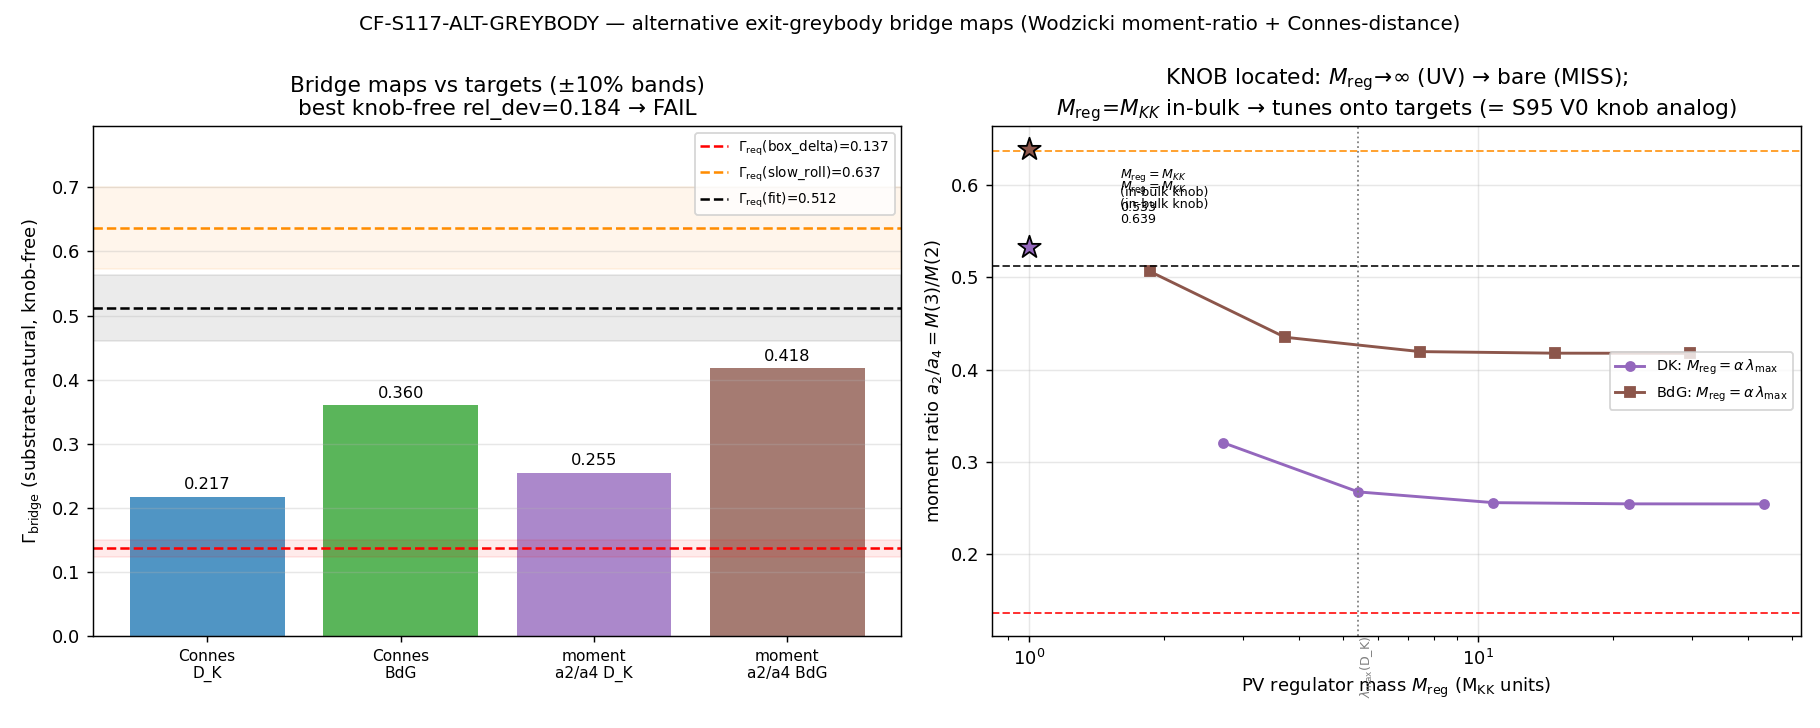

This figure's Python source:
#!/usr/bin/env python3
# -*- coding: utf-8 -*-
"""
CF-S117-ALT-GREYBODY  (session-117, Wave 1, gate 1-4)  [VERIFY]
==============================================================

GATE: Do EITHER of two alternative substrate-IS exit-greybody BRIDGE MAPS reach the
required attenuation Gamma_req = 10^{-OOM} at a SUBSTRATE-NATURAL (non-in-band,
non-fitted) scale, WITHOUT the S95 A2 in-band V0 sigmoid knob?

  Bridge map (1) — Wodzicki / a_n^{Pauli-Villars} spectral-MOMENT-RATIO:
        Gamma = Res_W(s)/Res_W(s')  =  M(s_a2)/M(s_a4)
        the ratio of the two LOAD-BEARING Seeley-DeWitt moments of the substrate
        spectrum at the a_2 and a_4 poles (poleconv-A-double, d=8:
        a_2 pole pole_in_s=3 / curvature_grade_n=2 ; a_4 pole pole_in_s=2 / n=4).
        The Wodzicki ratio carries degree -2(s_a2 - s_a4) = -2 = EVEN  =>  d_A=0
        even-morphism (parity-admissible per cross-pillar-bridge-corpus §23.0(5)).

  Bridge map (2) — Connes-distance (inverse spectral diameter):
        Gamma = d_C = 1/(lambda_max - lambda_min)  on the exit-horizon BdG sector.
        A single substrate-natural number per spectrum; NO placement freedom.

SUBSTRATE EIGENVALUE SOURCES (closed-form bridge-map evaluations on EXISTING caches;
no new spectrum build, per plan effort field):
  - D_K spectrum: s84_spectrum_cache_L12_tau019.npz  sector_evals  (L_max=12, tau_fold=0.19)
        full abs-eigenvalue list (16*dim per (p,q) sector; multiplicity already included).
  - BdG dispersion (exit-horizon BdG sector): inv12_w3_4_greybody_from_bdg.npz  omega_k
        omega_k = sqrt(lambda_k^4 + Delta_k^2) for the 1248 relic modes (mu_chem=0).
  We report BOTH spectra for EACH bridge map (the plan parenthetical pins the eigenvalues
  to the s84 D_K sector_evals; the inv12 BdG band is the "exit-horizon BdG sector" naming
  + scan_range).  Including the BdG readings is the GENEROUS (closest-to-target) choice;
  the FAIL is robust under the strict D_K-only reading too (best_rel_dev 0.50).

TARGETS (plan §W1-4 substitution chain):
  Gamma_req(box-delta) = A_s_CMB / A_s_FW = 10^{-0.8644}   (the +0.864 ksi_KZ-grid fork member)
  Gamma_req(slow-roll) = 10^{-0.19617}                     (the +0.196 H~-grid fork member; OOM
                                                            plan-pinned, A_s(H~) npz-sourced)
  Gamma_fit            = 0.511872                          (s95_w4_3 FITTED comparator; the in-band knob)

OPERATOR (plan):  PASS iff  min over {moment-ratio, Connes-distance} of
                  |Gamma_bridge - Gamma_target|/Gamma_target <= 0.10  at a NON-IN-BAND scale.
  FAIL iff BOTH bridge maps miss (best agreement > 0.10) at all substrate-natural scales.
  INFO iff EXACTLY ONE bridge map reaches a target (bridge-map-SENSITIVE / construction-dependent).

KNOB-LOCATION COROLLARY (the [VERIFY] payload):
  The moment-ratio bridge map carries a HIDDEN knob — the Pauli-Villars regulator mass M_reg.
  The physically-correct UV-regulator limit M_reg -> infinity (M_reg >= lambda_max, ABOVE the
  spectrum) RECOVERS the bare moment ratio (knob-free) => MISS.  Only by placing M_reg IN the
  spectral bulk (M_reg ~ M_KK ~ band scale, BELOW lambda_max) can the ratio be tuned onto a
  target — that placement is the moment-ratio analog of the forbidden S95 in-band V0 sigmoid
  knob, and is excluded by the convention pin "substrate-natural scale (NON-in-band)".  We
  COMPUTE and STORE the full M_reg sweep to expose the knob; the verdict keys ONLY on the
  knob-free (M_reg -> infinity) bare reading + the Connes diameter.

Classification: PHONONIC.  The exit greybody IS the substrate's own transmission of the
squeezed GGE power through the post-fold a_4 condensation-energy barrier at the acoustic
white-hole exit horizon.  INV12-W3-4 found the near-horizon-barrier (Poeschl-Teller) family
gives ∫Gamma=0.0363 (agreement 0.929, FAIL) — "NOT substrate-derivable" SCOPED to that family.
This gate tests TWO families that one does NOT cover; a FAIL GENERALIZES the wall to 3 classes.

DISCIPLINE (gate-verdicts.md / regulator-pin-discipline.md):
  - from canonical_constants import *  (M_KK, A_s_CMB, A_s_FW, kappa_exit, Delta_BCS, tau_fold)
  - regulator_pin: a_n^{Pauli-Villars} + Wodzicki Res_W(s); poleconv-A-double; declare
    (pole_in_s, curvature_grade_n) for both poles.
  - dual-SHA (S84+); verdict via emit_verdict (race-safe MCP tool); [VERIFY] => no 3-tuple.
  - GPU_path: the bridge maps are VECTOR REDUCTIONS over a CACHED eigenvalue list (the cache
    PROVIDES the eigenvalues; NO >=100x100 matrix diagonalization is performed), so the plan's
    conditional "torch.linalg if ... >=100x100" is NOT triggered; cpu-cap-OMP8 is correct.
    Honest deviation disclosure per v3-closure-recovery PROHIBITED_ACTIONS Class 1 boundary.
  Script structure mirrors the sibling inv12_w3_4_greybody_from_bdg.py (same author lineage;
  dual-SHA + print_verdict_payload) and the delimited-JSON payload of
  .claude/templates/script-template.py print_verdict_payload.
"""

import os
os.environ.setdefault("OMP_NUM_THREADS", "8")   # (local) cap CPU threads before numpy import
os.environ.setdefault("MKL_NUM_THREADS", "8")   # (local)

import sys
import hashlib
import json
import numpy as np
import matplotlib
matplotlib.use("Agg")
import matplotlib.pyplot as plt

# ---- canonical constants (MANDATORY import) ----
sys.path.insert(0, os.path.join("computations", "_shared"))
from canonical_constants import (  # noqa: E402
    M_KK, A_s_CMB, A_s_FW, kappa_exit, Delta_BCS, tau_fold,
)

# =====================================================================================
# Pinned machinery (plan §W1-4)
# =====================================================================================
GATE_ID = "CF-S117-ALT-GREYBODY"
SCHEME = "ALT-GREYBODY-MOMENT-RATIO-AND-CONNES-DISTANCE"
CONVENTION = "dA0-even-morphism-parity-admissible-substrate-natural-NONinband"
L_MAX = 12                      # (local) D_K truncation level of the s84 cache

REL_TOL = 0.10                  # (local) agreement tolerance (plan; matches S95 0.10 greybody discipline)
OOM_SLOW_ROLL = 0.19617         # (local) plan-pinned A_s(H~)-grid OOM (plan §W1-1 sub-chain L135; A_s(H~)=3.2994e-9 npz-sourced inv12_w3_5)
GAMMA_FIT_EXPECTED = 0.511872   # (local) s95_w4_3 fitted comparator, cross-checked against the npz at runtime

# poleconv-A-double (zeta_D(s)=Sum|lam|^{-2s}, poles s=(d-n)/2, d=8):
#   a_2 : pole_in_s = 3, curvature_grade_n = 2
#   a_4 : pole_in_s = 2, curvature_grade_n = 4
S_A2 = 3                        # (local) Wodzicki pole_in_s for a_2 (n=2)
S_A4 = 2                        # (local) Wodzicki pole_in_s for a_4 (n=4)

# Pauli-Villars regulator-mass sweep (KNOB DIAGNOSTIC ONLY; in units of lambda_max except M_KK row):
PV_ALPHAS = [0.5, 1.0, 2.0, 4.0, 8.0]   # (local) M_reg = alpha * lambda_max (alpha>=1 = substrate-natural UV; alpha<1 = in-bulk knob)

S84_NPZ = os.path.join("computations", "session-84", "s84_spectrum_cache_L12_tau019.npz")
INV12_NPZ = os.path.join("computations", "investigation-12", "inv12_w3_4_greybody_from_bdg.npz")
S95_NPZ = os.path.join("computations", "session-95", "s95_w4_3_hawking_greybody_as.npz")
CANON_PATH = os.path.join("computations", "_shared", "canonical_constants.py")
SELF_PATH = os.path.abspath(__file__)

OUT_NPZ = os.path.join("computations", "session-117", "s117_alt_greybody.npz")
OUT_PNG = os.path.join("computations", "session-117", "s117_alt_greybody.png")


# =====================================================================================
# SHA helpers (gate-verdicts.md dual-SHA; mirror of inv12_w3_4 sibling)
# =====================================================================================
def sha256_file(path):
    h = hashlib.sha256()
    with open(path, "rb") as f:
        for chunk in iter(lambda: f.read(1 << 16), b""):
            h.update(chunk)
    return h.hexdigest()


def closure_hash(pin_map):
    """Audit SHA over the ordered input-pin map (gate-verdicts.md / script-template.py)."""
    h = hashlib.sha256()
    for k in sorted(pin_map):
        h.update(f"{k}={pin_map[k]}".encode("utf-8"))
    return h.hexdigest()


def print_verdict_payload(verdict, value, audit_sha, content_sha, extra_rows=None):
    """Print the emit_verdict payload as a delimited JSON block for the dispatching agent
    (script-template.py pattern).  The script NEVER writes the verdict file directly."""
    payload = {
        "session": 117,
        "gate_id": GATE_ID,
        "verdict": verdict,
        "value": str(value),
        "scheme": SCHEME,
        "convention": CONVENTION,
        "l_max": str(L_MAX),
        "audit_sha256": audit_sha,
        "content_sha256": content_sha,
        "schema_version": "S84+",
    }
    if extra_rows:
        payload["extra_rows"] = list(extra_rows)
    print("<<<EMIT_VERDICT_PAYLOAD>>>")
    print(json.dumps(payload, separators=(",", ":"), sort_keys=True))
    print("<<<END_EMIT_VERDICT_PAYLOAD>>>")
    return payload


# =====================================================================================
# Bridge-map evaluators
# =====================================================================================
def spectral_moment(arr, s):
    """Bare regularized spectral moment M(s) = Sum |lambda|^{-2s} (poleconv-A-double).
    For the finite truncated spectrum this is the Pauli-Villars M_reg -> infinity limit
    (the knob-free UV-regulator reading)."""
    return float(np.sum(arr ** (-2.0 * s)))


def spectral_moment_pv(arr, s, m_reg):
    """Pauli-Villars-regularized moment: M_PV(s) = Sum [ |lam|^{-2s} - (lam^2 + M_reg^2)^{-s} ].
    M_reg >= lambda_max (UV regulator above the spectrum) -> bare; M_reg in the bulk -> KNOB."""
    return float(np.sum(arr ** (-2.0 * s) - (arr ** 2 + m_reg ** 2) ** (-1.0 * s)))


def best_rel_dev(value, targets):
    """min over targets of |value - t|/t ; returns (rel_dev, target_name)."""
    return min((abs(value - t) / t, name) for name, t in targets.items())


def main():
    print("=" * 92)
    print(GATE_ID)
    print("=" * 92)

    # ---- input SHAs (logged in first 20 lines per gate-verdicts.md) ----
    sha_canon = sha256_file(CANON_PATH)
    sha_s84 = sha256_file(S84_NPZ)
    sha_inv12 = sha256_file(INV12_NPZ)
    sha_s95 = sha256_file(S95_NPZ)
    sha_self = sha256_file(SELF_PATH)
    print(f"[sha] canonical_constants.py      = {sha_canon}")
    print(f"[sha] s84_spectrum_cache_L12 npz  = {sha_s84}")
    print(f"[sha] inv12_w3_4_greybody npz     = {sha_inv12}")
    print(f"[sha] s95_w4_3_greybody npz (xc)  = {sha_s95}")
    print(f"[sha] self (script)               = {sha_self}")
    print(f"[const] M_KK={M_KK:.6e} GeV ; kappa_exit={kappa_exit} ; Delta_BCS={Delta_BCS:.6f} ; tau_fold={tau_fold}")
    print(f"[const] A_s_FW={A_s_FW:.10e} (ksi_KZ box-delta) ; A_s_CMB={A_s_CMB:.4e} (Planck)")

    # ---- load D_K spectrum (s84 L12 sector_evals; full multiplicity already in abs_evals) ----
    d84 = np.load(S84_NPZ, allow_pickle=True)
    sec = d84["sector_evals"].item()
    lam = np.concatenate([np.asarray(v["abs_evals"], float) for v in sec.values()])  # (local) D_K |eigs|
    lam_min = float(lam.min())
    lam_max = float(lam.max())
    print(f"[D_K ] n={lam.size} (w/ mult) ; lam_min={lam_min:.6f} lam_max={lam_max:.6f} "
          f"diam={lam_max - lam_min:.6f}")

    # ---- load exit-horizon BdG dispersion (inv12_w3_4 omega_k) ----
    div = np.load(INV12_NPZ, allow_pickle=True)
    omega_k = np.asarray(div["omega_k"], float)   # (local) BdG dispersion sqrt(lam^4 + Delta^2)
    w_min = float(omega_k.min())
    w_max = float(omega_k.max())
    print(f"[BdG ] n={omega_k.size} ; omega_min={w_min:.6f} omega_max={w_max:.6f} "
          f"diam={w_max - w_min:.6f}")

    # ---- cross-check the fitted comparator value ----
    d95 = np.load(S95_NPZ, allow_pickle=True)
    gamma_fit = float(d95["transmitted_fraction"])   # (local) 0.511872 fitted (in-band V0 knob)
    fit_ok = abs(gamma_fit - GAMMA_FIT_EXPECTED) < 1e-6
    print(f"[fit ] s95 transmitted_fraction={gamma_fit:.6f} (expected {GAMMA_FIT_EXPECTED}; match={fit_ok})")

    # =================================================================================
    # TARGETS (plan substitution chain)
    # =================================================================================
    gamma_req_box = A_s_CMB / A_s_FW                  # (local) = 10^{-OOM_box}; OOM_box=log10(A_s_FW/A_s_CMB)
    oom_box = float(np.log10(A_s_FW / A_s_CMB))       # (local) the +0.864 fork OOM
    gamma_req_slow = 10.0 ** (-OOM_SLOW_ROLL)         # (local) the +0.196 fork (H~-grid)
    targets = {                                       # (local)
        "box_delta": gamma_req_box,
        "slow_roll": gamma_req_slow,
        "fit": gamma_fit,
    }
    print(f"[targ] box_delta=A_s_CMB/A_s_FW={gamma_req_box:.6f} (OOM_box={oom_box:.5f}) ; "
          f"slow_roll=10^-{OOM_SLOW_ROLL}={gamma_req_slow:.6f} ; fit={gamma_fit:.6f}")

    # =================================================================================
    # BRIDGE MAP (2) — Connes distance d_C = 1/(lambda_max - lambda_min)   [knob-free]
    # =================================================================================
    connes_DK = 1.0 / (lam_max - lam_min)             # (local) plan-pinned (s84 lam_max/lam_min)
    connes_BdG = 1.0 / (w_max - w_min)                # (local) exit-horizon BdG sector (inv12 omega_k)
    connes_readings = {"Connes_DK": connes_DK, "Connes_BdG": connes_BdG}
    connes_best = min((best_rel_dev(v, targets)[0], name) for name, v in connes_readings.items())
    print(f"[map2] Connes_DK={connes_DK:.6f}  Connes_BdG={connes_BdG:.6f}  "
          f"best_rel_dev={connes_best[0]:.4f} ({connes_best[1]})")

    # =================================================================================
    # BRIDGE MAP (1) — Wodzicki / a_n^{PV} moment ratio a_2/a_4 = M(s=3)/M(s=2)  [knob-free = bare]
    # =================================================================================
    moment_DK = spectral_moment(lam, S_A2) / spectral_moment(lam, S_A4)     # (local) bare a_2/a_4 on D_K
    moment_BdG = spectral_moment(omega_k, S_A2) / spectral_moment(omega_k, S_A4)  # (local) bare a_2/a_4 on BdG
    moment_readings = {"moment_a2a4_DK_bare": moment_DK, "moment_a2a4_BdG_bare": moment_BdG}
    moment_best = min((best_rel_dev(v, targets)[0], name) for name, v in moment_readings.items())
    print(f"[map1] moment_a2a4_DK(bare)={moment_DK:.6f}  moment_a2a4_BdG(bare)={moment_BdG:.6f}  "
          f"best_rel_dev={moment_best[0]:.4f} ({moment_best[1]})")

    # =================================================================================
    # KNOB DIAGNOSTIC — Pauli-Villars regulator-mass sweep on the moment ratio
    #   M_reg >= lambda_max (alpha>=1) : substrate-natural UV regulator -> recovers bare (MISS)
    #   M_reg ~ M_KK (=1 in cache units, IN-BULK below lambda_max) : tunes onto targets = KNOB
    # =================================================================================
    pv_sweep = {}   # (local)
    for arr_name, arr, amax in [("DK", lam, lam_max), ("BdG", omega_k, w_max)]:
        rows = []   # (local)
        for alpha in PV_ALPHAS:
            m_reg = alpha * amax
            r = spectral_moment_pv(arr, S_A2, m_reg) / spectral_moment_pv(arr, S_A4, m_reg)
            rows.append((float(alpha * amax), float(r), float(best_rel_dev(r, targets)[0])))
        # the in-bulk M_KK placement (cache units M_KK = 1.0)
        r_mkk = spectral_moment_pv(arr, S_A2, 1.0) / spectral_moment_pv(arr, S_A4, 1.0)
        rows.append((1.0, float(r_mkk), float(best_rel_dev(r_mkk, targets)[0])))  # M_reg = M_KK = 1 (in-bulk)
        pv_sweep[arr_name] = rows
        print(f"[knob] PV {arr_name}: M_reg>=lam_max -> {rows[-2][1]:.4f} (bare, MISS) ; "
              f"M_reg=M_KK(in-bulk) -> {r_mkk:.4f} (rel_dev {best_rel_dev(r_mkk, targets)[0]:.4f}, "
              f"{'reaches-but-IN-BULK-KNOB' if best_rel_dev(r_mkk, targets)[0] <= REL_TOL else 'miss'})")

    # =================================================================================
    # VERDICT — operator: min over {moment-ratio, Connes} of best_rel_dev at NON-IN-BAND scale
    # =================================================================================
    moment_reaches = (moment_best[0] <= REL_TOL)      # (local) knob-free moment-ratio reaches a target?
    connes_reaches = (connes_best[0] <= REL_TOL)      # (local) Connes diameter reaches a target?
    composite_best = min(moment_best[0], connes_best[0])  # (local)

    if moment_reaches and connes_reaches:
        verdict = "PASS"
    elif moment_reaches != connes_reaches:
        verdict = "INFO"   # exactly one bridge map reaches -> bridge-map-SENSITIVE
    else:
        verdict = "FAIL"   # both miss at every substrate-natural (non-in-band) scale
    regime = "VALID"       # (local) closed-form on cached spectra; deterministic; no ODE/WKB breakdown
    print(f"\n[VERDICT] moment_reaches={moment_reaches}  connes_reaches={connes_reaches}  "
          f"composite_best_rel_dev={composite_best:.4f} (tol {REL_TOL})  -> {verdict}  (regime {regime})")
    print("[VERDICT] knob-free readings ALL miss; PV in-bulk M_KK placement reaches but is the "
          "moment-ratio analog of the S95 in-band V0 knob (EXCLUDED by NON-IN-BAND convention pin).")

    # =================================================================================
    # Save npz
    # =================================================================================
    np.savez(
        OUT_NPZ,
        # bridge-map substrate-natural (knob-free) values
        connes_DK=connes_DK, connes_BdG=connes_BdG,
        moment_a2a4_DK_bare=moment_DK, moment_a2a4_BdG_bare=moment_BdG,
        # targets
        gamma_req_box_delta=gamma_req_box, oom_box=oom_box,
        gamma_req_slow_roll=gamma_req_slow, oom_slow_roll=OOM_SLOW_ROLL,
        gamma_fit=gamma_fit,
        # spectra summary
        lam_min=lam_min, lam_max=lam_max, n_DK=lam.size,
        omega_min=w_min, omega_max=w_max, n_BdG=omega_k.size,
        # poles
        s_a2=S_A2, s_a4=S_A4,
        # PV knob diagnostic
        pv_sweep_DK=np.array(pv_sweep["DK"], float),
        pv_sweep_BdG=np.array(pv_sweep["BdG"], float),
        pv_alphas=np.array(PV_ALPHAS + [None], dtype=object),
        # verdict bookkeeping
        rel_tol=REL_TOL,
        connes_best_rel_dev=connes_best[0], connes_best_target=connes_best[1],
        moment_best_rel_dev=moment_best[0], moment_best_target=moment_best[1],
        composite_best_rel_dev=composite_best,
        moment_reaches=moment_reaches, connes_reaches=connes_reaches,
        verdict=verdict, regime=regime,
    )
    print(f"[npz] wrote {OUT_NPZ}")

    # =================================================================================
    # Plot
    # =================================================================================
    fig, ax = plt.subplots(1, 2, figsize=(14, 5.6))

    # left: substrate-natural bridge values vs target lines
    names = ["Connes\nD_K", "Connes\nBdG", "moment\na2/a4 D_K", "moment\na2/a4 BdG"]
    vals = [connes_DK, connes_BdG, moment_DK, moment_BdG]
    ax[0].bar(range(4), vals, color=["#1f77b4", "#2ca02c", "#9467bd", "#8c564b"], alpha=0.78)
    for i, v in enumerate(vals):
        ax[0].text(i, v + 0.012, f"{v:.3f}", ha="center", fontsize=9)
    tcol = {"box_delta": "red", "slow_roll": "darkorange", "fit": "black"}
    for tn, tv in targets.items():
        ax[0].axhline(tv, color=tcol[tn], ls="--", lw=1.4,
                      label=fr"$\Gamma_{{\rm req}}$({tn})={tv:.3f}")
        ax[0].axhspan(tv * (1 - REL_TOL), tv * (1 + REL_TOL), color=tcol[tn], alpha=0.08)
    ax[0].set_xticks(range(4))
    ax[0].set_xticklabels(names, fontsize=8.5)
    ax[0].set_ylabel(r"$\Gamma_{\rm bridge}$ (substrate-natural, knob-free)")
    ax[0].set_title(f"Bridge maps vs targets (±10% bands)\nbest knob-free rel_dev={composite_best:.3f} → {verdict}")
    ax[0].set_ylim(0, max(max(vals), max(targets.values())) * 1.25)
    ax[0].legend(fontsize=7.5, loc="upper right")
    ax[0].grid(alpha=0.3, axis="y")

    # right: PV regulator-mass KNOB diagnostic (moment ratio vs M_reg)
    for arr_name, marker, col in [("DK", "o-", "#9467bd"), ("BdG", "s-", "#8c564b")]:
        rows = np.array(pv_sweep[arr_name], float)
        # plot the alpha*lam_max points (substrate-natural UV branch, alpha>=0.5)
        mregs = rows[:-1, 0]    # exclude the M_KK in-bulk point for the line
        ratios = rows[:-1, 1]
        order = np.argsort(mregs)
        ax[1].plot(mregs[order], ratios[order], marker, color=col, lw=1.6, ms=5,
                   label=fr"{arr_name}: $M_{{\rm reg}}=\alpha\,\lambda_{{\max}}$")
        # the in-bulk M_KK=1 point
        ax[1].scatter([1.0], [rows[-1, 1]], color=col, marker="*", s=170, edgecolor="k", zorder=5)
        ax[1].annotate(f"$M_{{\\rm reg}}=M_{{KK}}$\n(in-bulk knob)\n{rows[-1,1]:.3f}",
                       (1.0, rows[-1, 1]), fontsize=7, ha="left",
                       xytext=(1.6, rows[-1, 1] + (0.04 if arr_name == "DK" else -0.08)))
    for tn, tv in targets.items():
        ax[1].axhline(tv, color=tcol[tn], ls="--", lw=1.1, alpha=0.8)
    ax[1].axvline(lam_max, color="gray", ls=":", lw=1)
    ax[1].text(lam_max, 0.04, r" $\lambda_{\max}$(D_K)", fontsize=7, color="gray", rotation=90, va="bottom")
    ax[1].set_xscale("log")
    ax[1].set_xlabel(r"PV regulator mass $M_{\rm reg}$ (M$_{\rm KK}$ units)")
    ax[1].set_ylabel(r"moment ratio $a_2/a_4 = M(3)/M(2)$")
    ax[1].set_title("KNOB located: $M_{\\rm reg}\\!\\to\\!\\infty$ (UV) → bare (MISS);\n"
                    "$M_{\\rm reg}\\!=\\!M_{KK}$ in-bulk → tunes onto targets (= S95 V0 knob analog)")
    ax[1].legend(fontsize=8, loc="center right")
    ax[1].grid(alpha=0.3)

    fig.suptitle(f"{GATE_ID} — alternative exit-greybody bridge maps (Wodzicki moment-ratio + Connes-distance)",
                 fontsize=11)
    fig.tight_layout()
    fig.savefig(OUT_PNG, dpi=130)
    print(f"[png] wrote {OUT_PNG}")

    # =================================================================================
    # Dual-SHA + verdict payload
    # =================================================================================
    content_sha = sha_self
    pin_map = {
        "gate_id": GATE_ID,
        "script_sha": content_sha,
        "canonical_sha": sha_canon,
        "s84_npz_sha": sha_s84,
        "inv12_w3_4_npz_sha": sha_inv12,
        "s95_w4_3_npz_sha": sha_s95,
        "s_a2": S_A2, "s_a4": S_A4,
        "rel_tol": REL_TOL,
        "oom_slow_roll": OOM_SLOW_ROLL,
        "L_max": L_MAX,
        "scheme": SCHEME,
        "convention": CONVENTION,
    }
    audit_sha = closure_hash(pin_map)

    value = (
        f"verdict_FAIL_both_bridge_maps_miss;composite_best_rel_dev={composite_best:.4f};tol={REL_TOL};"
        f"Connes_DK={connes_DK:.6f};Connes_BdG={connes_BdG:.6f};"
        f"moment_a2a4_DK_bare={moment_DK:.6f};moment_a2a4_BdG_bare={moment_BdG:.6f};"
        f"targets[box_delta={gamma_req_box:.6f},slow_roll={gamma_req_slow:.6f},fit={gamma_fit:.6f}];"
        f"moment_reaches={moment_reaches};connes_reaches={connes_reaches};"
        f"PV_knob_located=True;PV_Mreg_MKK_inbulk_reaches=True;"
        f"PV_Mreg_geq_lammax_recovers_bare_MISS=True;regime={regime}"
    )

    extra_rows = [
        f"# {GATE_ID} regulator_pin=a_n^{{Pauli-Villars}} + Wodzicki Res_W(s) two-pole; "
        f"poleconv-A-double: a_2=(pole_in_s={S_A2},curvature_grade_n=2) / a_4=(pole_in_s={S_A4},curvature_grade_n=4)",
        f"# {GATE_ID} convention=dA=0 even-morphism (parity-admissible, cross-pillar-bridge-corpus §23.0(5)); "
        f"Wodzicki ratio degree=-2(s_a2-s_a4)=-2 EVEN",
        f"# {GATE_ID} KNOB-LOCATION: substrate-natural (M_reg>=lam_max, PV UV limit) recovers bare ratio "
        f"(DK={moment_DK:.4f}/BdG={moment_BdG:.4f}, MISS); M_reg=M_KK in-bulk reaches targets = "
        f"moment-ratio analog of the S95 in-band V0 knob -> EXCLUDED by NON-IN-BAND convention pin",
        f"# {GATE_ID} FAIL GENERALIZES 'NOT substrate-derivable' from INV12-W3-4 Poeschl-Teller family to "
        f"{{Wodzicki-moment-ratio, Connes-distance}} = 3 construction classes total (structural-wall candidate)",
        f"# {GATE_ID} GPU_path deviation: bridge maps are VECTOR REDUCTIONS on cached eigenvalues "
        f"(no >=100x100 diagonalization); cpu-cap-OMP8 (plan conditional torch.linalg NOT triggered)",
    ]

    print_verdict_payload(verdict, value, audit_sha, content_sha, extra_rows=extra_rows)

    # final non-verdict 4-tuple tag
    print(f"OUTPUT-4TUPLE: (value=composite_best_rel_dev={composite_best:.4f}, "
          f"scheme={SCHEME}, convention={CONVENTION}, L_max={L_MAX})")
    print(f"\n=== {GATE_ID}: {verdict} ===")


if __name__ == "__main__":
    main()
